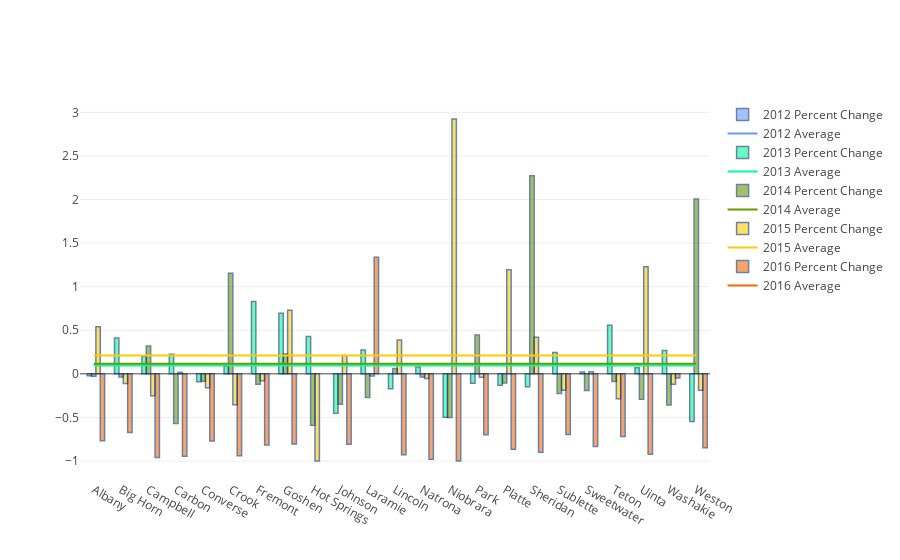

This figure's notebook cell:
### Code cell
objs = []
data = []
for county in counties:
    pct_change_vals=school_county_rates[['Rate']].loc[idx[county,'2012':'2017'], :].pct_change().values.flatten().tolist()
    objs.append({'county':county,'pct_change':pct_change_vals})
    cnt=0
    pos_years = []
    pos_data = []
    neg_years = []
    neg_data = []
    for year in years:
        if pct_change_vals[cnt]<0:
            neg_years.append(year)
            neg_data.append(pct_change_vals[cnt])
        else:
            pos_years.append(year)
            pos_data.append(pct_change_vals[cnt])
        cnt+=1
#print(objs)

cntr=0
for year in years:
    year_avg = np.mean([x['pct_change'][cntr] for x in objs])
    data.append(go.Bar(
        x = counties,
        y = [x['pct_change'][cntr] for x in objs],
        #text=,
        textposition = 'auto',
        name='{} Percent Change'.format(year),
        marker=dict(
            color=marker_colors[cntr],
            line=dict(
                color='rgb(8,48,107)',
                width=1.5),
        ),
        opacity=0.6
        )
    )
    
    data.append(go.Scatter(
            x = counties,
            y = [year_avg for x in range(len(counties))],
            name='{} Average'.format(year),
            marker=dict(
            color=marker_colors[cntr],
            line=dict(
                color='rgb(8,48,107)',
                width=1.5),
        )
        )
    )
    
    cntr+=1


pl.offline.iplot(data, filename='county school pct change in rates over 5 years')

#print(school_county_rates.head(3))
# for year in years:
#     data.append(go.Bar(
#         x = counties,
#         y = sum_total[cntr],
#         text=str(year),
#         textposition = 'auto',
#         name=year,
#         marker=dict(
#             color=marker_colors[cntr],
#             line=dict(
#                 color='rgb(8,48,107)',
#                 width=1.5),
#         ),
#         opacity=0.6
#         )
#     )
#     cntr+=1
    


# pl.offline.iplot(data, filename='county school rates over 5 years')

### Figure 1 — Plotly figure (JSON) as saved in the notebook; plotly's stock layout.template omitted (floating-point values rounded to 4 significant figures)
{"data": [{"marker": {"color": "#6699ff", "line": {"color": "rgb(8,48,107)", "width": 1.5}}, "name": "2012 Percent Change", "opacity": 0.6, "textposition": "auto", "type": "bar", "uid": "d9930486-b473-11e8-a0aa-18d6c706c04c", "x": ["Albany", "Big Horn", "Campbell", "Carbon", "Converse", "Crook", "Fremont", "Goshen", "Hot Springs", "Johnson", "Laramie", "Lincoln", "Natrona", "Niobrara", "Park", "Platte", "Sheridan", "Sublette", "Sweetwater", "Teton", "Uinta", "Washakie", "Weston"], "y": [null, null, null, null, null, null, null, null, null, null, null, null, null, null, null, null, null, null, null, null, null, null, null]}, {"marker": {"color": "#6699ff", "line": {"color": "rgb(8,48,107)", "width": 1.5}}, "name": "2012 Average", "type": "scatter", "uid": "d9930487-b473-11e8-a0aa-18d6c706c04c", "x": ["Albany", "Big Horn", "Campbell", "Carbon", "Converse", "Crook", "Fremont", "Goshen", "Hot Springs", "Johnson", "Laramie", "Lincoln", "Natrona", "Niobrara", "Park", "Platte", "Sheridan", "Sublette", "Sweetwater", "Teton", "Uinta", "Washakie", "Weston"], "y": [null, null, null, null, null, null, null, null, null, null, null, null, null, null, null, null, null, null, null, null, null, null, null]}, {"marker": {"color": "#00ff99", "line": {"color": "rgb(8,48,107)", "width": 1.5}}, "name": "2013 Percent Change", "opacity": 0.6, "textposition": "auto", "type": "bar", "uid": "d9930488-b473-11e8-a0aa-18d6c706c04c", "x": ["Albany", "Big Horn", "Campbell", "Carbon", "Converse", "Crook", "Fremont", "Goshen", "Hot Springs", "Johnson", "Laramie", "Lincoln", "Natrona", "Niobrara", "Park", "Platte", "Sheridan", "Sublette", "Sweetwater", "Teton", "Uinta", "Washakie", "Weston"], "y": [-0.02123, 0.4103, 0.2018, 0.2254, -0.09072, 0.08777, 0.8296, 0.6938, 0.4287, -0.4537, 0.2721, -0.1722, 0.07881, -0.4975, -0.1079, -0.1302, -0.1479, 0.2446, 0.02093, 0.558, 0.06841, 0.2684, -0.5476]}, {"marker": {"color": "#00ff99", "line": {"color": "rgb(8,48,107)", "width": 1.5}}, "name": "2013 Average", "type": "scatter", "uid": "d9930489-b473-11e8-a0aa-18d6c706c04c", "x": ["Albany", "Big Horn", "Campbell", "Carbon", "Converse", "Crook", "Fremont", "Goshen", "Hot Springs", "Johnson", "Laramie", "Lincoln", "Natrona", "Niobrara", "Park", "Platte", "Sheridan", "Sublette", "Sweetwater", "Teton", "Uinta", "Washakie", "Weston"], "y": [0.0965, 0.0965, 0.0965, 0.0965, 0.0965, 0.0965, 0.0965, 0.0965, 0.0965, 0.0965, 0.0965, 0.0965, 0.0965, 0.0965, 0.0965, 0.0965, 0.0965, 0.0965, 0.0965, 0.0965, 0.0965, 0.0965, 0.0965]}, {"marker": {"color": "#669900", "line": {"color": "rgb(8,48,107)", "width": 1.5}}, "name": "2014 Percent Change", "opacity": 0.6, "textposition": "auto", "type": "bar", "uid": "d993048a-b473-11e8-a0aa-18d6c706c04c", "x": ["Albany", "Big Horn", "Campbell", "Carbon", "Converse", "Crook", "Fremont", "Goshen", "Hot Springs", "Johnson", "Laramie", "Lincoln", "Natrona", "Niobrara", "Park", "Platte", "Sheridan", "Sublette", "Sweetwater", "Teton", "Uinta", "Washakie", "Weston"], "y": [-0.02651, -0.03545, 0.3203, -0.5696, -0.08456, 1.154, -0.1204, 0.2267, -0.5913, -0.35, -0.2723, 0.0601, -0.03513, -0.5, 0.4465, -0.1053, 2.271, -0.2249, -0.191, -0.08938, -0.2929, -0.3573, 2.004]}, {"marker": {"color": "#669900", "line": {"color": "rgb(8,48,107)", "width": 1.5}}, "name": "2014 Average", "type": "scatter", "uid": "d993048b-b473-11e8-a0aa-18d6c706c04c", "x": ["Albany", "Big Horn", "Campbell", "Carbon", "Converse", "Crook", "Fremont", "Goshen", "Hot Springs", "Johnson", "Laramie", "Lincoln", "Natrona", "Niobrara", "Park", "Platte", "Sheridan", "Sublette", "Sweetwater", "Teton", "Uinta", "Washakie", "Weston"], "y": [0.1146, 0.1146, 0.1146, 0.1146, 0.1146, 0.1146, 0.1146, 0.1146, 0.1146, 0.1146, 0.1146, 0.1146, 0.1146, 0.1146, 0.1146, 0.1146, 0.1146, 0.1146, 0.1146, 0.1146, 0.1146, 0.1146, 0.1146]}, {"marker": {"color": "#ffcc00", "line": {"color": "rgb(8,48,107)", "width": 1.5}}, "name": "2015 Percent Change", "opacity": 0.6, "textposition": "auto", "type": "bar", "uid": "d993048c-b473-11e8-a0aa-18d6c706c04c", "x": ["Albany", "Big Horn", "Campbell", "Carbon", "Converse", "Crook", "Fremont", "Goshen", "Hot Springs", "Johnson", "Laramie", "Lincoln", "Natrona", "Niobrara", "Park", "Platte", "Sheridan", "Sublette", "Sweetwater", "Teton", "Uinta", "Washakie", "Weston"], "y": [0.5405, -0.11, -0.2507, 0.01668, -0.1597, -0.3534, -0.07921, 0.7303, -1, 0.2104, -0.02601, 0.3889, -0.05324, 2.923, -0.0394, 1.193, 0.4204, -0.1876, 0.02458, -0.2851, 1.228, -0.1189, -0.1889]}, {"marker": {"color": "#ffcc00", "line": {"color": "rgb(8,48,107)", "width": 1.5}}, "name": "2015 Average", "type": "scatter", "uid": "d993048d-b473-11e8-a0aa-18d6c706c04c", "x": ["Albany", "Big Horn", "Campbell", "Carbon", "Converse", "Crook", "Fremont", "Goshen", "Hot Springs", "Johnson", "Laramie", "Lincoln", "Natrona", "Niobrara", "Park", "Platte", "Sheridan", "Sublette", "Sweetwater", "Teton", "Uinta", "Washakie", "Weston"], "y": [0.2097, 0.2097, 0.2097, 0.2097, 0.2097, 0.2097, 0.2097, 0.2097, 0.2097, 0.2097, 0.2097, 0.2097, 0.2097, 0.2097, 0.2097, 0.2097, 0.2097, 0.2097, 0.2097, 0.2097, 0.2097, 0.2097, 0.2097]}, {"marker": {"color": "#ff6600", "line": {"color": "rgb(8,48,107)", "width": 1.5}}, "name": "2016 Percent Change", "opacity": 0.6, "textposition": "auto", "type": "bar", "uid": "d993048e-b473-11e8-a0aa-18d6c706c04c", "x": ["Albany", "Big Horn", "Campbell", "Carbon", "Converse", "Crook", "Fremont", "Goshen", "Hot Springs", "Johnson", "Laramie", "Lincoln", "Natrona", "Niobrara", "Park", "Platte", "Sheridan", "Sublette", "Sweetwater", "Teton", "Uinta", "Washakie", "Weston"], "y": [-0.7676, -0.6742, -0.9604, -0.9442, -0.7714, -0.94, -0.8179, -0.8058, null, -0.8072, 1.337, -0.9274, -0.9794, -1, -0.7002, -0.8642, -0.9005, -0.6963, -0.8341, -0.7193, -0.9236, -0.04873, -0.8481]}, {"marker": {"color": "#ff6600", "line": {"color": "rgb(8,48,107)", "width": 1.5}}, "name": "2016 Average", "type": "scatter", "uid": "d993048f-b473-11e8-a0aa-18d6c706c04c", "x": ["Albany", "Big Horn", "Campbell", "Carbon", "Converse", "Crook", "Fremont", "Goshen", "Hot Springs", "Johnson", "Laramie", "Lincoln", "Natrona", "Niobrara", "Park", "Platte", "Sheridan", "Sublette", "Sweetwater", "Teton", "Uinta", "Washakie", "Weston"], "y": [null, null, null, null, null, null, null, null, null, null, null, null, null, null, null, null, null, null, null, null, null, null, null]}], "layout": {}}
